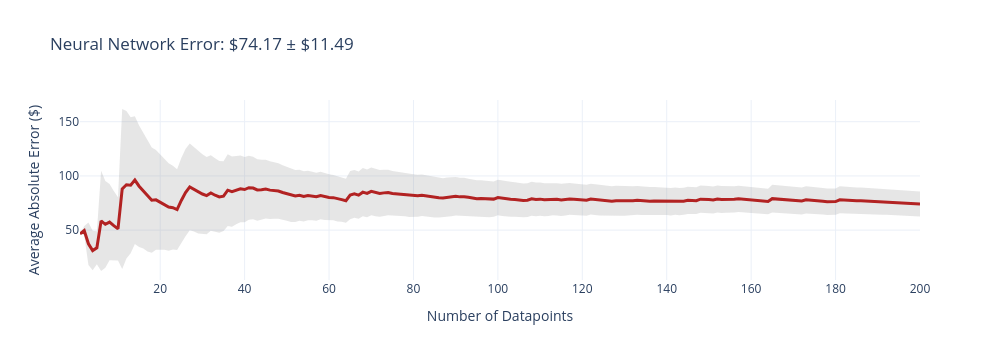
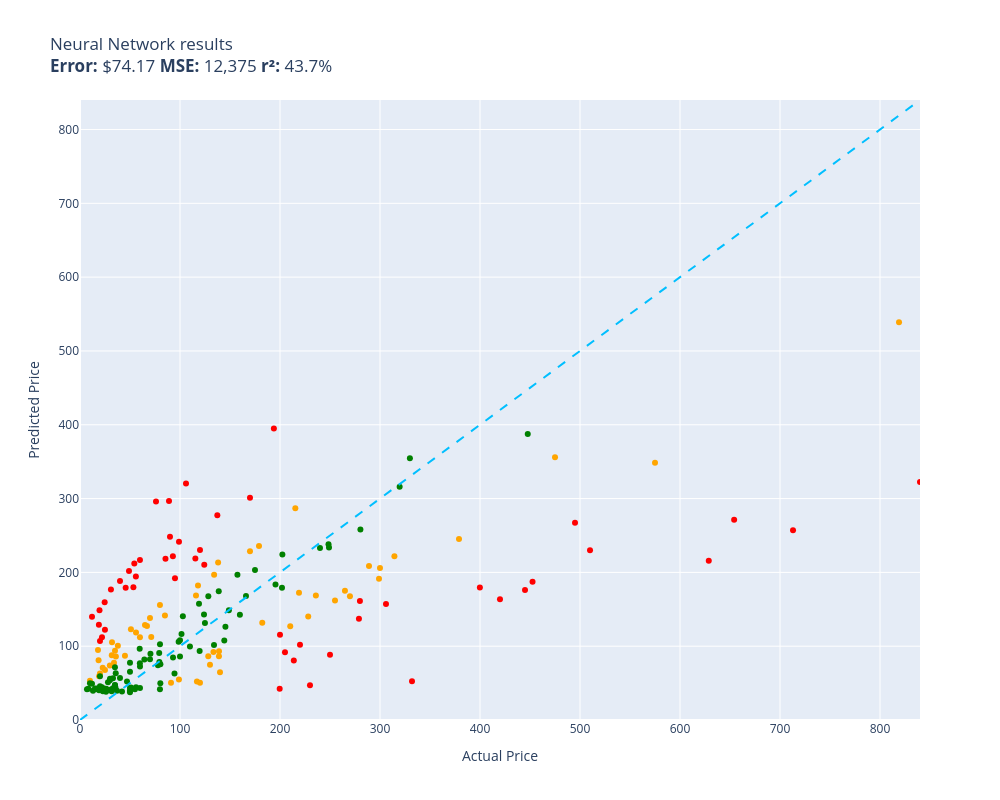

Notebook code for these charts, in order:
### Code cell
evaluate(neural_network, test)

### Figure 1 — Plotly figure (JSON) as saved in the notebook; plotly's stock layout.template omitted (floating-point values rounded to 4 significant figures; data arrays with more than 128 entries replaced by an {"elided": "..."} marker saying what was removed)
{"data": [{"fill": "toself", "fillcolor": "rgba(128,128,128,0.2)", "hoverinfo": "skip", "line": {"color": "rgba(255,255,255,0)"}, "name": "95% CI", "showlegend": false, "type": "scatter", "x": {"elided": "400 int values"}, "y": {"elided": "400 float values"}}, {"customdata": {"elided": "200x1 float values"}, "hovertemplate": "n=%{x}<br>Avg Error=$%{y:,.2f}<br>±95% CI=$%{customdata[0]:,.2f}<extra></extra>", "line": {"color": "firebrick", "width": 3}, "mode": "lines", "name": "Cumulative Avg Error", "type": "scatter", "x": {"elided": "200 int values"}, "y": {"elided": "200 float values"}}], "layout": {"height": 360, "showlegend": false, "title": {"text": "Neural Network Error: $74.17 ± $11.49"}, "width": 1000, "xaxis": {"title": {"text": "Number of Datapoints"}}, "yaxis": {"title": {"text": "Average Absolute Error ($)"}}}}

### Figure 2 — Plotly figure (JSON) as saved in the notebook; plotly's stock layout.template omitted (floating-point values rounded to 4 significant figures)
{"data": [{"customdata": [["Old Blood Noise Excess V2 Distortion Cho...\nGuess=$172.50 Actual=$219.00"], ["telpo Headlight Assembly Fit For 15 Camr...\nGuess=$168.65 Actual=$115.99"], ["Stand for Raven Pro Document Scanner - P...\nGuess=$73.85 Actual=$29.85"], ["ACDelco GM Original Equipment FW339 Fron...\nGuess=$286.98 Actual=$215.33"], ["Metabo HPT 36V MultiVolt™ Cordless Rotar...\nGuess=$245.10 Actual=$379.00"], ["APS iBoard 6-inch Aluminum (Black Powder...\nGuess=$127.09 Actual=$210.23"], ["HK SYSTEMS 13\" Heavy Duty Black \"Push\" O...\nGuess=$141.52 Actual=$84.95"], ["Canon EOS Rebel T7 Digital SLR Camera wi...\nGuess=$538.84 Actual=$819.00"], ["Southwire 120V/15A Right Angle User Atta...\nGuess=$100.63 Actual=$37.87"], ["15\" Locking Shower Head Extension Arm in...\nGuess=$155.72 Actual=$79.95"], ["Tidal Front + Rear Fender Flares 4PC Poc...\nGuess=$162.00 Actual=$254.99"], ["DALDED LED Light Kit for Lego Sonic Gree...\nGuess=$67.85 Actual=$24.99"], ["152MM Hole Saws M42 Bi-Metal High Speed ...\nGuess=$94.75 Actual=$17.99"], ["Baseball Backpacks Large 18 Inch Bookbag...\nGuess=$87.78 Actual=$31.77"], ["3D Tree Hole Branches 075 Stair Risers D...\nGuess=$74.79 Actual=$129.99"], ["KOHLER 18865-CP Filtered Water Faucet, P...\nGuess=$355.94 Actual=$475.00"], ["Diversitech WG840585 Motor, (Ddb) 1/3Hp,...\nGuess=$196.64 Actual=$134.12"], ["Sumerain S1339CM Double Handle Widesprea...\nGuess=$168.67 Actual=$235.86"], ["Festool 492370 Platin 2 S1000 Grit 6-Inc...\nGuess=$50.43 Actual=$91.00"], ["Beck/Arnley 0421945 Air Filter\nGuess=$85.96 Actual=$35.87"], ["IQShield Screen Protector Compatible wit...\nGuess=$53.21 Actual=$9.95"], ["Neporal Full Spectrum Light Bulb, 6000K ...\nGuess=$80.90 Actual=$18.59"], ["Pidoko Kids Train Table, Grey with 90 Pc...\nGuess=$50.33 Actual=$119.97"], ["Marvel Legends Series X-Men 6-Inch Archa...\nGuess=$54.97 Actual=$98.95"], ["LEGO Marvel Avengers War Machine Buster ...\nGuess=$111.95 Actual=$59.95"], ["ANZO USA 111207 GMC SIERRA 99-06 / YUKON...\nGuess=$131.88 Actual=$182.28"], ["Pioneer 2AM401-BN Two Handle Kitchen Fau...\nGuess=$140.06 Actual=$228.22"], ["LSSAGOON Backpack for Women Teen Kids Gi...\nGuess=$77.40 Actual=$33.99"], ["Aeromotive 13304 Regulator, X1 Adjustabl...\nGuess=$167.59 Actual=$269.95"], ["Walker Exhaust Ultra EPA 16478 Direct Fi...\nGuess=$348.47 Actual=$574.99"], ["4pc Wheel Spacers Adapters 4\" (2inch Per...\nGuess=$52.18 Actual=$116.95"], ["Urth 62mm UV, Circular Polarizing (CPL),...\nGuess=$93.23 Actual=$139.00"], ["LSI Broadcom SAS 9300-8i 8-port 12Gb/s S...\nGuess=$182.37 Actual=$118.00"], ["Mikrotik RB3011UIAS-RM RouterBOARD 10xGi...\nGuess=$191.48 Actual=$299.00"], ["AC Compressor & A/C Kit For BMW 335i 335...\nGuess=$221.99 Actual=$314.41"], ["Chalkboard Name Badges with Magnetic Bac...\nGuess=$63.09 Actual=$19.95"], ["Linkloos Solar Street Lights Outdoor Wat...\nGuess=$118.46 Actual=$55.99"], ["18 Inch White Undermount Kitchen Sink - ...\nGuess=$235.65 Actual=$179.00"], ["New Replacement seat cover fits Yamaha M...\nGuess=$86.38 Actual=$138.95"], ["Amana Tool - SC587 Carbide Tipped 3-Wing...\nGuess=$112.36 Actual=$71.23"], ["UPR Mach 1 Chin Spoiler Fits 94-98 Musta...\nGuess=$128.79 Actual=$64.99"], ["Skullcandy Hesh Evo Bluetooth Headphones...\nGuess=$138.12 Actual=$69.99"], ["ROHL WSGUM3018WH Wire Sink Grids, White\nGuess=$86.31 Actual=$128.28"], ["ASUS VY279HE-W 27” 1080P Monitor - White...\nGuess=$213.25 Actual=$138.10"], ["CTLAMP XL-2100 Professional Quality XL-2...\nGuess=$105.23 Actual=$32.00"], ["200 ' feet True 14 Gauge AWG CCA Speaker...\nGuess=$87.14 Actual=$44.95"], ["APS iBoard (304 Stainless Steel Polished...\nGuess=$175.13 Actual=$264.95"], ["StonKraft Brass Chess Board Game Set wit...\nGuess=$64.78 Actual=$140.00"], ["Baumgartens Sicurix Blank PVC ID Cards (...\nGuess=$59.40 Actual=$19.11"], ["Audio Techinca ATW-T1002 System 10 Handh...\nGuess=$208.60 Actual=$289.00"], ["Star Wars Die-Cast Metal TITANIUM Series...\nGuess=$70.79 Actual=$22.70"], ["HP Laserjet 2100 Laser Printer W/Test Pr...\nGuess=$205.83 Actual=$299.98"], ["Targus CityGear Durable Backpack, Black,...\nGuess=$92.29 Actual=$133.43"], ["KZ ZS10 Pro in Ear Monitor Headphone KZ ...\nGuess=$127.50 Actual=$66.99"], ["Pyle 2x120 Watt Home Audio Speaker Power...\nGuess=$122.95 Actual=$50.92"], ["STICKGOO Peel and Stick Backsplash for K...\nGuess=$93.80 Actual=$34.99"], ["Xiaomi Redmi 10 2022 NFC 4G LTE (128GB +...\nGuess=$228.61 Actual=$169.99"]], "hovertemplate": "%{customdata[0]}<extra></extra>", "legendgroup": "orange", "marker": {"color": "orange", "size": 6, "symbol": "circle"}, "mode": "markers", "name": "orange", "orientation": "v", "showlegend": true, "type": "scatter", "x": [219.0, 116.0, 29.85, 215.3, 379.0, 210.2, 84.95, 819.0, 37.87, 79.95, 255.0, 24.99, 17.99, 31.77, 130.0, 475.0, 134.1, 235.9, 91.0, 35.87, 9.95, 18.59, 120.0, 98.95, 59.95, 182.3, 228.2, 33.99, 269.9, 575.0, 117.0, 139.0, 118.0, 299.0, 314.4, 19.95, 55.99, 179.0, 138.9, 71.23, 64.99, 69.99, 128.3, 138.1, 32.0, 44.95, 264.9, 140.0, 19.11, 289.0, 22.7, 300.0, 133.4, 66.99, 50.92, 34.99, 170.0], "xaxis": "x", "y": [172.5, 168.7, 73.85, 287.0, 245.1, 127.1, 141.5, 538.8, 100.6, 155.7, 162.0, 67.85, 94.75, 87.78, 74.79, 355.9, 196.6, 168.7, 50.43, 85.96, 53.21, 80.9, 50.33, 54.97, 112.0, 131.9, 140.1, 77.4, 167.6, 348.5, 52.18, 93.23, 182.4, 191.5, 222.0, 63.09, 118.5, 235.7, 86.38, 112.4, 128.8, 138.1, 86.31, 213.3, 105.2, 87.14, 175.1, 64.78, 59.4, 208.6, 70.79, 205.8, 92.29, 127.5, 122.9, 93.8, 228.6], "yaxis": "y"}, {"customdata": [["NewPower99 Battery Kit for Samsung Galax...\nGuess=$41.76 Actual=$54.95"], ["EXMAX NG-10X Fresnel Lens Focusing Adapt...\nGuess=$82.18 Actual=$69.98"], ["SuppliesOutlet Compatible Toner Cartridg...\nGuess=$107.83 Actual=$144.29"], ["8544771 Dryer Heating Element, 279816 Th...\nGuess=$63.37 Actual=$35.74"], ["Pump Head TBVECHI 175PSI 4KW 5.5HP 21CFM...\nGuess=$354.69 Actual=$329.90"], ["Panasonic KX-TG6511B DECT 6.0 PLUS Expan...\nGuess=$90.62 Actual=$79.20"], ["LOVE MEI Galaxy S10 Lite Case, Military ...\nGuess=$56.47 Actual=$32.98"], ["GJY Portable TV,10.6 inch Mini TV for AT...\nGuess=$78.66 Actual=$79.36"], ["LD Products Compatible Toner Cartridge R...\nGuess=$65.54 Actual=$49.98"], ["PEMP E65 E66 CDC Simulate Optical Fiber ...\nGuess=$157.63 Actual=$119.00"], ["Intermatic PX300 12V 300W Transformer wi...\nGuess=$101.71 Actual=$134.00"], ["CORSAIR Dominator Platinum RGB 32GB (2x1...\nGuess=$142.91 Actual=$124.00"], ["SKB iSeries 3i-13096-6KP Case for BlackM...\nGuess=$203.07 Actual=$174.99"], ["June Garden 12\" Sweet Dolly Charlotte - ...\nGuess=$45.79 Actual=$19.99"], ["Aolemi Oil Rubbed Bronze Single Function...\nGuess=$106.16 Actual=$98.65"], ["Clementoni 39132.5 Jigsaw Puzzle 1,000 P...\nGuess=$41.68 Actual=$79.95"], ["10GBase-LR SFP+ Transceiver, Handar 10GB...\nGuess=$59.28 Actual=$19.99"], ["GanFindX Portable Car Hand Controls for ...\nGuess=$142.52 Actual=$159.90"], ["KOMPUTERBAY 4GB 2X 2GB DDR2 1066MHz PC2-...\nGuess=$49.70 Actual=$80.34"], ["Evergreen HSHB2005 Cylinder Head Gasket ...\nGuess=$96.50 Actual=$59.69"], ["Mylites+ Standard Comic Book Mylar Sleev...\nGuess=$47.27 Actual=$34.99"], ["Wenger City Upgrade Laptop Backpack with...\nGuess=$126.26 Actual=$145.42"], ["AUTOFREE LED Tail Lights Assembly Compat...\nGuess=$179.10 Actual=$201.99"], ["Adams Check Payment and Deposit Register...\nGuess=$43.70 Actual=$35.49"], ["Fjallraven, Kanken Laptop 15\" Backpack f...\nGuess=$93.42 Actual=$119.65"], ["Retevis RT68 Soft Earhook Walkie Talkie ...\nGuess=$41.58 Actual=$6.99"], ["Evan-Fischer Front Bumper Cover Compatib...\nGuess=$224.21 Actual=$202.38"], ["Laisomeke Waterproof Junction Box, Unive...\nGuess=$49.19 Actual=$11.99"], ["Webcem Solar Shed Light Outdoor Indoor, ...\nGuess=$74.12 Actual=$77.96"], ["Western Digital Enterprise RE4-GP 2TB SA...\nGuess=$99.60 Actual=$109.95"], ["VLAND LED Smoked Taillights Compatible F...\nGuess=$232.94 Actual=$239.99"], ["PM Auto Front Right Quick Complete Strut...\nGuess=$131.37 Actual=$124.94"], ["Tablet PC Cover Compatible with Lenovo T...\nGuess=$38.86 Actual=$31.61"], ["Miyaya@ Funny Animal Masks Collection fo...\nGuess=$42.62 Actual=$16.99"], ["Ultra Duster Canned Air Net 10 Oz 6-Pack\nGuess=$39.33 Actual=$49.90"], ["Liberty Imports 12 Pack: US Military Toy...\nGuess=$41.98 Actual=$16.98"], ["Ceramic Talavera Mexican Tile 4x4\", 9 Pi...\nGuess=$53.74 Actual=$29.95"], ["Intrepid International Dressage Letters-...\nGuess=$40.22 Actual=$26.99"], ["KUNN Small Electrician Tool Pouch Utilit...\nGuess=$44.42 Actual=$21.99"], ["iPhone 12/12 Pro Nicaragua Guardabarranc...\nGuess=$42.31 Actual=$19.97"], ["Replacement Remote Control for PANASONIC...\nGuess=$47.21 Actual=$34.95"], ["KS K-STORM Replacement Silicone Mushroom...\nGuess=$42.22 Actual=$8.50"], ["Grey Pneumatic 1311SD Impact Socket Set\nGuess=$196.79 Actual=$157.43"], ["4LT LUMINETTE Vanity Opal GLS BSN\nGuess=$108.14 Actual=$99.99"], ["GE RPWF SmartWater Comparable Refrigerat...\nGuess=$39.51 Actual=$36.99"], ["MGP Caliper Covers 39011SACURD Red Powde...\nGuess=$233.83 Actual=$249.00"], ["NewFantasia Replacement Audio Cable with...\nGuess=$41.24 Actual=$31.00"], ["MONOCARBON Forged Carbon Fiber Case for ...\nGuess=$43.28 Actual=$59.99"], ["DuraGo 29515020 Front Hub Assembly\nGuess=$167.75 Actual=$128.34"], ["MXR Carbon Copy Deluxe Analog Delay Guit...\nGuess=$183.50 Actual=$195.50"], ["GENUINE VOLVO THERMOSTAT (3.0, 3.2) S60 ...\nGuess=$140.43 Actual=$102.85"], ["USB Charger, CIVIE High Speed 60W Multip...\nGuess=$41.97 Actual=$15.99"], ["Pyle Wireless Rear View Backup Camera - ...\nGuess=$89.60 Actual=$70.45"], ["Cardone 84-58642 New HEI Electronic Dist...\nGuess=$168.10 Actual=$165.99"], ["Hp Pavilion P7-1257c Motherboard Aahd3-h...\nGuess=$76.88 Actual=$59.86"], ["Kastar Battery Pack Replacement for Sony...\nGuess=$41.95 Actual=$19.99"], ["AZX Stylus Pencil for Apple iPad Pro 202...\nGuess=$55.79 Actual=$29.99"], ["Raspberry Pi 3 Model B+ Aluminum Case Me...\nGuess=$42.54 Actual=$14.99"], ["LCD Screen for Dell Inspiron 17R 17.3\" H...\nGuess=$81.91 Actual=$64.37"], ["Diversitech UC2436-3 Ultralite Condenser...\nGuess=$75.46 Actual=$80.39"], ["200 Couples Conversation Cards - Enjoy B...\nGuess=$43.13 Actual=$32.97"], ["The Puppet Company - Carpet-Unicorn, Whi...\nGuess=$40.39 Actual=$19.00"], ["KYX Racing Hardened Steel Center Drive S...\nGuess=$52.24 Actual=$46.99"], ["OEM Samsung Remote Control Shipped with ...\nGuess=$44.47 Actual=$56.00"], ["Venom Power Terra Hunter R/T+ R/T All-Te...\nGuess=$315.88 Actual=$319.65"], ["Custom Engagement Logo Desk Embosser Sea...\nGuess=$43.22 Actual=$49.95"], ["520 Pieces Christmas Envelope Seal Stick...\nGuess=$38.31 Actual=$25.99"], ["LD Compatible Ink Cartridge Replacement ...\nGuess=$38.58 Actual=$41.99"], ["BestPricedDecals Wine A BIT, You'll Feel...\nGuess=$39.66 Actual=$12.98"], ["VATOS 4 Packs Bubble Machine Gun for Kid...\nGuess=$39.00 Actual=$22.88"], ["Steering Wheel, Carbon Fiber Automotive ...\nGuess=$387.43 Actual=$447.74"], ["BXYJY for Samsung Galaxy Z Fold 3 Case w...\nGuess=$37.71 Actual=$49.99"], ["VONADO Space Wars Colonial Viper MK1 Bui...\nGuess=$57.06 Actual=$39.99"], ["Replacement Remote Control fit for Sony ...\nGuess=$49.83 Actual=$9.99"], ["Disney Princess Sparkling Princess Sleep...\nGuess=$41.42 Actual=$24.95"], ["sabermaster TCG Playmat yugioh playmat T...\nGuess=$42.95 Actual=$21.99"], ["DuraGo BR5330 Front Vented Disc Brake Ro...\nGuess=$116.56 Actual=$101.51"], ["Vinyl Soft Top Roll-up Adjustable Truck ...\nGuess=$148.79 Actual=$148.88"], ["Glovion Music Stand Light, Clip On Piano...\nGuess=$51.04 Actual=$27.99"], ["Samsung DA97-07603B Freezer Ice Maker As...\nGuess=$84.78 Actual=$93.02"], ["Intex River Run Connect Lounge (Four)\nGuess=$62.87 Actual=$94.49"], ["Think Gizmos Build Your Own Robot Toys f...\nGuess=$42.39 Actual=$24.95"], ["PowerSport Front Rear Brakes and Rotors ...\nGuess=$238.08 Actual=$248.51"], ["Viola Bow 4/4 Full Size Carbon Fiber (Bl...\nGuess=$77.53 Actual=$49.99"], ["Fender Hendrix Voodoo Child Coiled Instr...\nGuess=$72.62 Actual=$59.99"], ["W11130208 W10695459 Refrigerator LED Mod...\nGuess=$41.70 Actual=$26.59"], ["Jada Toys Ryan's World Combo Panda Airli...\nGuess=$71.51 Actual=$34.94"], ["Garmin 010-12402-10 GT15M-TM Transom-Mou...\nGuess=$174.58 Actual=$138.74"], ["Fitness Center Gym Room Weight Train Dua...\nGuess=$85.90 Actual=$99.99"], ["MonMount Triple Monitor Stand Freestandi...\nGuess=$102.57 Actual=$79.99"], ["For Volvo C70 S70 V70 V40 S40 AC Compres...\nGuess=$257.99 Actual=$280.41"], ["Refresh NSF-53 Premium Replacement Refri...\nGuess=$43.92 Actual=$50.99"], ["NICKSTON Red Sparkling Glitter Slim Band...\nGuess=$42.32 Actual=$25.99"]], "hovertemplate": "%{customdata[0]}<extra></extra>", "legendgroup": "green", "marker": {"color": "green", "size": 6, "symbol": "circle"}, "mode": "markers", "name": "green", "orientation": "v", "showlegend": true, "type": "scatter", "x": [54.95, 69.98, 144.3, 35.74, 329.9, 79.2, 32.98, 79.36, 49.98, 119.0, 134.0, 124.0, 175.0, 19.99, 98.65, 79.95, 19.99, 159.9, 80.34, 59.69, 34.99, 145.4, 202.0, 35.49, 119.7, 6.99, 202.4, 11.99, 77.96, 110.0, 240.0, 124.9, 31.61, 16.99, 49.9, 16.98, 29.95, 26.99, 21.99, 19.97, 34.95, 8.5, 157.4, 99.99, 36.99, 249.0, 31.0, 59.99, 128.3, 195.5, 102.8, 15.99, 70.45, 166.0, 59.86, 19.99, 29.99, 14.99, 64.37, 80.39, 32.97, 19.0, 46.99, 56.0, 319.6, 49.95, 25.99, 41.99, 12.98, 22.88, 447.7, 49.99, 39.99, 9.99, 24.95, 21.99, 101.5, 148.9, 27.99, 93.02, 94.49, 24.95, 248.5, 49.99, 59.99, 26.59, 34.94, 138.7, 99.99, 79.99, 280.4, 50.99, 25.99], "xaxis": "x", "y": [41.76, 82.18, 107.8, 63.37, 354.7, 90.62, 56.47, 78.66, 65.54, 157.6, 101.7, 142.9, 203.1, 45.79, 106.2, 41.68, 59.28, 142.5, 49.7, 96.5, 47.27, 126.3, 179.1, 43.7, 93.42, 41.58, 224.2, 49.19, 74.12, 99.6, 232.9, 131.4, 38.86, 42.62, 39.33, 41.98, 53.74, 40.22, 44.42, 42.31, 47.21, 42.22, 196.8, 108.1, 39.51, 233.8, 41.24, 43.28, 167.8, 183.5, 140.4, 41.97, 89.6, 168.1, 76.88, 41.95, 55.79, 42.54, 81.91, 75.46, 43.13, 40.39, 52.24, 44.47, 315.9, 43.22, 38.31, 38.58, 39.66, 39.0, 387.4, 37.71, 57.06, 49.83, 41.42, 42.95, 116.6, 148.8, 51.04, 84.78, 62.87, 42.39, 238.1, 77.53, 72.62, 41.7, 71.51, 174.6, 85.9, 102.6, 258.0, 43.92, 42.32], "yaxis": "y"}, {"customdata": [["RBC12-UPC Replacement Battery Cartridge ...\nGuess=$47.24 Actual=$229.99"], ["Bam France 2002XL Contoured Hightech Bla...\nGuess=$256.99 Actual=$713.00"], ["46mm Digital Pro High-Resolution Close-U...\nGuess=$106.93 Actual=$19.99"], ["Innovative Percussion CB-6 Chamois Bass ...\nGuess=$211.98 Actual=$54.32"], ["Bam Trekking 3027SB Single Black Clarine...\nGuess=$52.39 Actual=$332.00"], ["DEWALT 20V MAX* XR Impact Driver with Bl...\nGuess=$187.19 Actual=$452.53"], ["Mini PC, Kinupute Desktop Computer E3-12...\nGuess=$267.25 Actual=$495.00"], ["Deco Mount Pro Tripod Microphone Stand w...\nGuess=$216.76 Actual=$59.95"], ["Scranton & Co 3 Drawer Mobile File Cabin...\nGuess=$218.91 Actual=$115.35"], ["Task T24287 Roman Ogee Router Bit with 1...\nGuess=$194.25 Actual=$55.88"], ["Travelpro Platinum Elite Slim Business L...\nGuess=$80.68 Actual=$213.83"], ["JRready ST6313 DT Deutsch Connector Kit,...\nGuess=$42.41 Actual=$199.68"], ["Dakota Alert MURS Alert Probe Sensor - M...\nGuess=$102.04 Actual=$219.99"], ["Projector, CRAZVIEW Projector with WiFi ...\nGuess=$179.97 Actual=$53.40"], ["MC: Pindicator (Dual Intensity Amber)\nGuess=$188.24 Actual=$40.00"], ["Poison Spyder 10-08-020 Rocker Knocker\nGuess=$215.73 Actual=$628.76"], ["DIMARZIO 204284 DP 163FBK Blues Bucker G...\nGuess=$248.22 Actual=$89.99"], ["Lighted Triangle Mirror Cabinet Bathroom...\nGuess=$176.01 Actual=$445.00"], ["BESTILL Wall Mounted Shower Faucet Set, ...\nGuess=$296.19 Actual=$76.00"], ["Trail Gear Twin Stick Kit for Top Shift ...\nGuess=$161.06 Actual=$279.92"], ["Engine Thermostat, Replace 19301-PAA-306...\nGuess=$129.16 Actual=$18.89"], ["Dell Optiplex 390 Desktop Computer i3 3....\nGuess=$210.40 Actual=$124.27"], ["Satco S9596, 4 Count (Pack of 1), 4.18\nGuess=$140.03 Actual=$12.00"], ["Kingston Brass KS269SN Kingston Clawfoot...\nGuess=$157.06 Actual=$305.99"], ["EMART Photography C Stand with Boom Arm,...\nGuess=$230.31 Actual=$119.99"], ["KOHLER K-1185540-CP Assembly-Slider\nGuess=$179.12 Actual=$45.67"], ["Trim Kit for 2-handle Shower & Tub Valve...\nGuess=$192.17 Actual=$94.99"], ["Royal Designs, Inc. Decorative Abundant ...\nGuess=$122.13 Actual=$24.95"], ["Canon Sure Shot 90u 35mm Date Camera\nGuess=$179.51 Actual=$399.89"], ["Wilkinson LOW GAUSS Vintage Tone Strat S...\nGuess=$176.85 Actual=$30.93"], ["Ibanez M510OVS Acoustic Mandolin in Vint...\nGuess=$301.09 Actual=$169.99"], ["Berta (6 Pieces) 1-1/4 inch Overlay, 90 ...\nGuess=$159.61 Actual=$24.66"], ["CradlePoint Compact Broadband Router (CB...\nGuess=$296.70 Actual=$89.00"], ["Universal Power Group 12V 100Ah Sealed L...\nGuess=$115.45 Actual=$199.99"], ["Auertech Portable Washing Machine, 14lbs...\nGuess=$241.51 Actual=$98.99"], ["Evan Fischer Radiator Cooling Fan Assemb...\nGuess=$277.55 Actual=$137.34"], ["ECCPP Power Steering Pump for 2009-2010 ...\nGuess=$218.54 Actual=$85.48"], ["SP Air Corporation SP-8102BU 1/4-Inch He...\nGuess=$91.76 Actual=$204.99"], ["Music Hall pa15.3 MM/MC Phono Preamplifi...\nGuess=$88.55 Actual=$250.00"], ["Lorell Bell Chair Glide, 2.5\", Black\nGuess=$148.75 Actual=$19.50"], ["4 Inches Rolled Muffler Tip Catback Exha...\nGuess=$395.08 Actual=$193.88"], ["Competition Clutch Disc and Pressure Pla...\nGuess=$230.14 Actual=$510.00"], ["KUNFINE Android Radio CarPlay & Android ...\nGuess=$320.29 Actual=$106.00"], ["VIPMOTOZ Sequential Turn Signal Premium ...\nGuess=$137.14 Actual=$278.94"], ["A-Premium Front Suspension Steering Knuc...\nGuess=$201.78 Actual=$48.99"], ["Dell XPS 13 9343-2727SLV 13.3\" Full HD S...\nGuess=$322.56 Actual=$839.99"], ["Pacific Drums PDCM1618TTRB 16 x 18 Inche...\nGuess=$163.62 Actual=$419.99"], ["Blanco 230966 Valea Stainless Steel Sink...\nGuess=$221.90 Actual=$92.88"], ["Empava 24\" Single Wall Ovens 10 Cooking ...\nGuess=$271.40 Actual=$654.14"], ["VTech Strum and Jam Kidi Musical Guitar ...\nGuess=$112.24 Actual=$21.99"]], "hovertemplate": "%{customdata[0]}<extra></extra>", "legendgroup": "red", "marker": {"color": "red", "size": 6, "symbol": "circle"}, "mode": "markers", "name": "red", "orientation": "v", "showlegend": true, "type": "scatter", "x": [230.0, 713.0, 19.99, 54.32, 332.0, 452.5, 495.0, 59.95, 115.3, 55.88, 213.8, 199.7, 220.0, 53.4, 40.0, 628.8, 89.99, 445.0, 76.0, 279.9, 18.89, 124.3, 12.0, 306.0, 120.0, 45.67, 94.99, 24.95, 399.9, 30.93, 170.0, 24.66, 89.0, 200.0, 98.99, 137.3, 85.48, 205.0, 250.0, 19.5, 193.9, 510.0, 106.0, 278.9, 48.99, 840.0, 420.0, 92.88, 654.1, 21.99], "xaxis": "x", "y": [47.24, 257.0, 106.9, 212.0, 52.39, 187.2, 267.2, 216.8, 218.9, 194.2, 80.68, 42.41, 102.0, 180.0, 188.2, 215.7, 248.2, 176.0, 296.2, 161.1, 129.2, 210.4, 140.0, 157.1, 230.3, 179.1, 192.2, 122.1, 179.5, 176.9, 301.1, 159.6, 296.7, 115.4, 241.5, 277.5, 218.5, 91.76, 88.55, 148.8, 395.1, 230.1, 320.3, 137.1, 201.8, 322.6, 163.6, 221.9, 271.4, 112.2], "yaxis": "y"}, {"hoverinfo": "skip", "line": {"color": "deepskyblue", "dash": "dash", "width": 2}, "mode": "lines", "name": "y = x", "showlegend": false, "type": "scatter", "x": [0, 840.0], "y": [0, 840.0]}], "layout": {"height": 800, "legend": {"title": {"text": "color"}, "tracegroupgap": 0}, "showlegend": false, "title": {"text": "Neural Network results<br><b>Error:</b> $74.17 <b>MSE:</b> 12,375 <b>r²:</b> 43.7%"}, "width": 1000, "xaxis": {"anchor": "y", "domain": [0, 1], "range": [0, 840.0], "title": {"text": "Actual Price"}}, "yaxis": {"anchor": "x", "domain": [0, 1], "range": [0, 840.0], "title": {"text": "Predicted Price"}}}}
